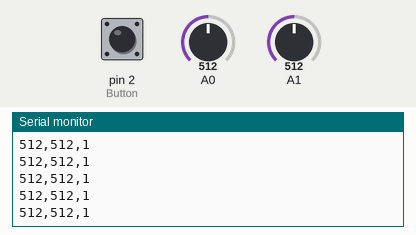
The sketch below on a simulated Arduino Uno, built with avr-gcc and run on an emulated ATmega328P. On the bench: the last lines printed to the serial monitor. The inputs (shaded band) are chosen by the test bench; at power-on: A0 = 512, A1 = 512, pin 2 (Button) HIGH.

Above: at 1.2 s.
1.3 s: A0 set to 716
At 1.31 s:
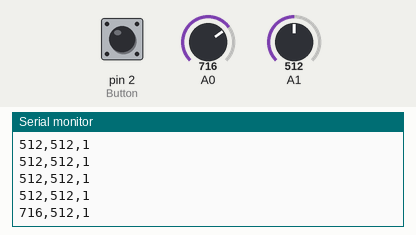
2.8 s: A1 set to 716
At 2.82 s:
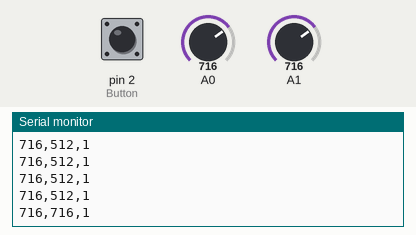
4.3 s: pin 2 (Button) pulled LOW for 0.15 s
At 4.33 s:
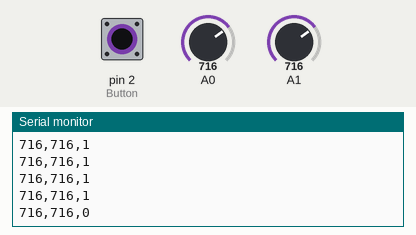
5.9 s: A0 set to 900
At 5.94 s:
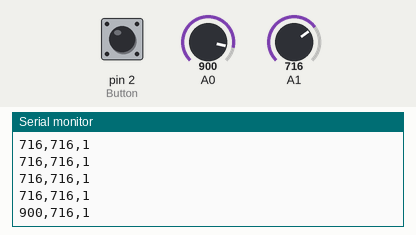
7.4 s: pin 2 (Button) pulled LOW for 1 s
At 7.45 s:
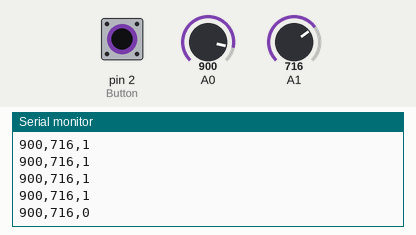
9.9 s: A1 set to 0
At 9.97 s:
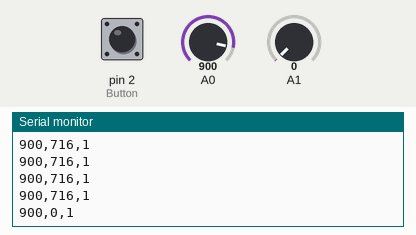
Timing chart, 0 to 12.9 s (numbered marks = the images above; inputs shaded):
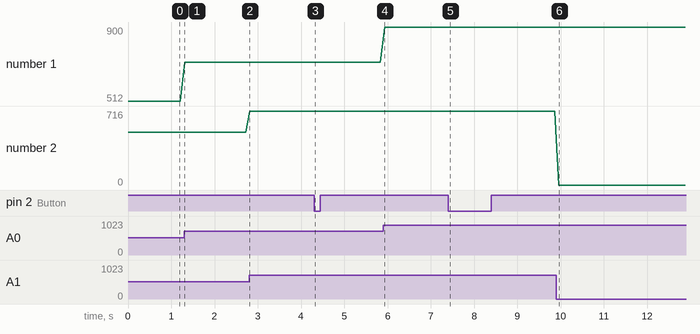

Measured:
- after the input at 1.3 s, the serial monitor: prints a new line at once (image 1)
- after the input at 2.8 s, the serial monitor: prints a new line at once (image 2)
- after the input at 4.3 s, the serial monitor: prints a new line at once (image 3)
- after the input at 5.9 s, the serial monitor: prints a new line at once (image 4)
- after the input at 7.4 s, the serial monitor: prints a new line after 0.05 s (image 5)
- after the input at 9.9 s, the serial monitor: prints a new line after 0.06 s (image 6)
- plotted number 1: 512 → 716 after the input at 1.3 s, 716 → 900 after the input at 5.9 s

The sketch:

Snake_game.ino
```cpp
void setup() {
  Serial.begin(9600);
  pinMode(2, INPUT_PULLUP);  // Button
}

void loop() {
  int x = analogRead(A0);
  int y = analogRead(A1);
  int button = digitalRead(2);

  Serial.print(x);
  Serial.print(",");
  Serial.print(y);
  Serial.print(",");
  Serial.println(button);

  delay(100);  // Reduce if needed
}
```
